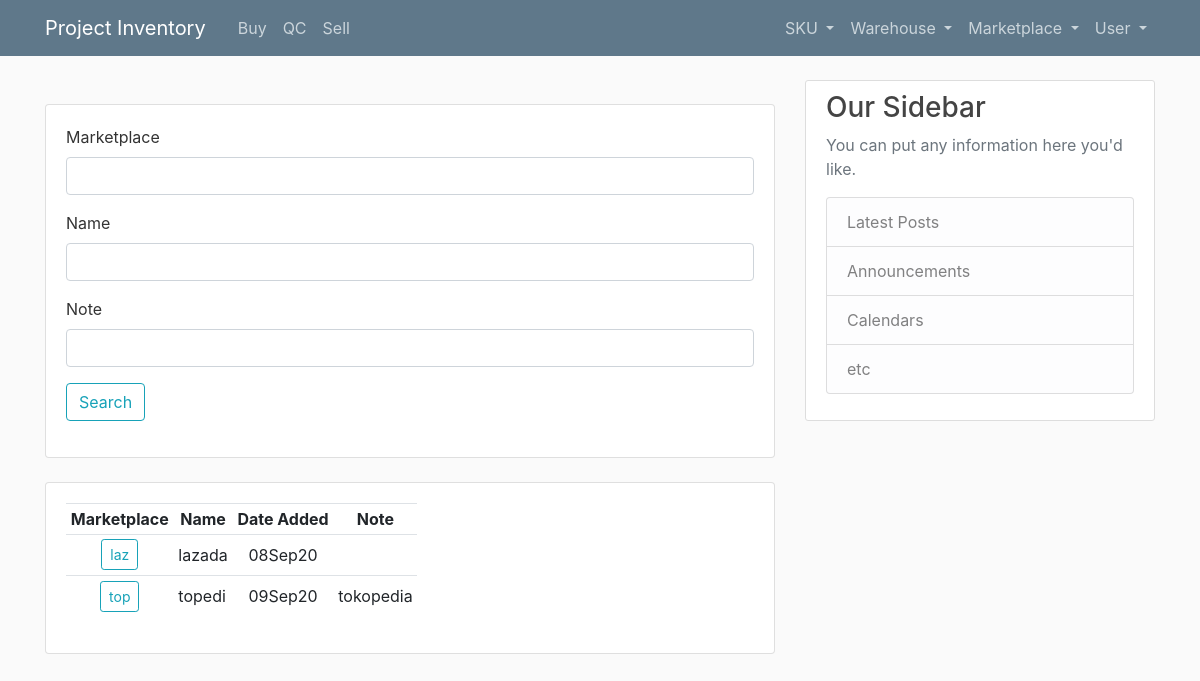
/marketplace-list (signed in), run on the app's committed database.
### sku/models.py (models this page shows, shortened)
class Marketplace(models.Model):
    slug = models.SlugField(max_length=50, null=True, unique=True)
    name = models.CharField(max_length=255, null=True)
    note = models.TextField(null=True, blank=True)
    creator = models.ForeignKey(User, on_delete=models.SET_NULL, null=True)
    date_added = models.DateTimeField(default=timezone.now, null=True)

### sku/views.py (the view)
# urls.py: path('marketplace-list', views.MarketplaceList, name='marketplace-list'),
def MarketplaceList(request):
    if not request.user.username:
        return redirect('/login/?next=%s' % request.path)
    marketplaces = Marketplace.objects.all()
    marketplace_count = marketplaces.count()
    marketplace_filter = MarketplaceFilter(request.GET, queryset=marketplaces)
    marketplaces = marketplace_filter.qs
    context = {'marketplaces':marketplaces,
               'marketplace_count':marketplace_count,
               'marketplace_filter':marketplace_filter}
    return render(request, 'sku/marketplace_list.html', context)

### sku/templates/sku/marketplace_list.html
{% extends 'base.html' %}
{% load crispy_forms_tags %}
{% block content %}
<br>
<div class="row">
    <div class="col">
        <div class="card card-body">
            <form method="get">
                {{marketplace_filter.form|crispy}}
                <button class="btn btn-outline-info" type="submit">
                    Search
                </button>
            </form>
        </div>
    </div>
</div>
<br>
<div class="row">
    <div class="col-md">
        <div class="card card-body">
            <table class="table table-sm table-hover table-responsive">
                <tr>
                    <th style="text-align:center">Marketplace</th>
                    <th style="text-align:center">Name</th>
                    <th style="text-align:center">Date Added</th>
                    <th style="text-align:center">Note</th>
                </tr>
                {% for marketplace in marketplaces %}
                <tr>
                    <td class="align-middle" style="text-align:center">
                        <a class="btn btn-sm btn-outline-info" href="{% url 'marketplace-detail' marketplace.slug %}">{{ marketplace.slug }}</a>
                    </td>
                    <td class="align-middle">
                        {{ marketplace.name }}
                    </td>
                    <td class="align-middle" style="text-align:center">
                        {{ marketplace.date_added|date:"dMy" }}
                    </td>
                    <td class="align-middle" >
                    {% if marketplace.note|length > 140 %}
                            {{ marketplace.note|slice:140 }} ...
                        {% else %}
                            {{ marketplace.note }}
                        {% endif %}
                    </td>
                </tr>
                {% endfor %}
            </table>
        </div>
    </div>
</div>
{% endblock %}

### static/css/main.css (style rules this page uses)
body { background: #fafafa; color: #333333; margin-top: 5rem; }

### data on the page
Marketplace: slug "laz", name "lazada", date_added "08Sep20"
Marketplace: slug "top", name "topedi", date_added "09Sep20", note "tokopedia"
